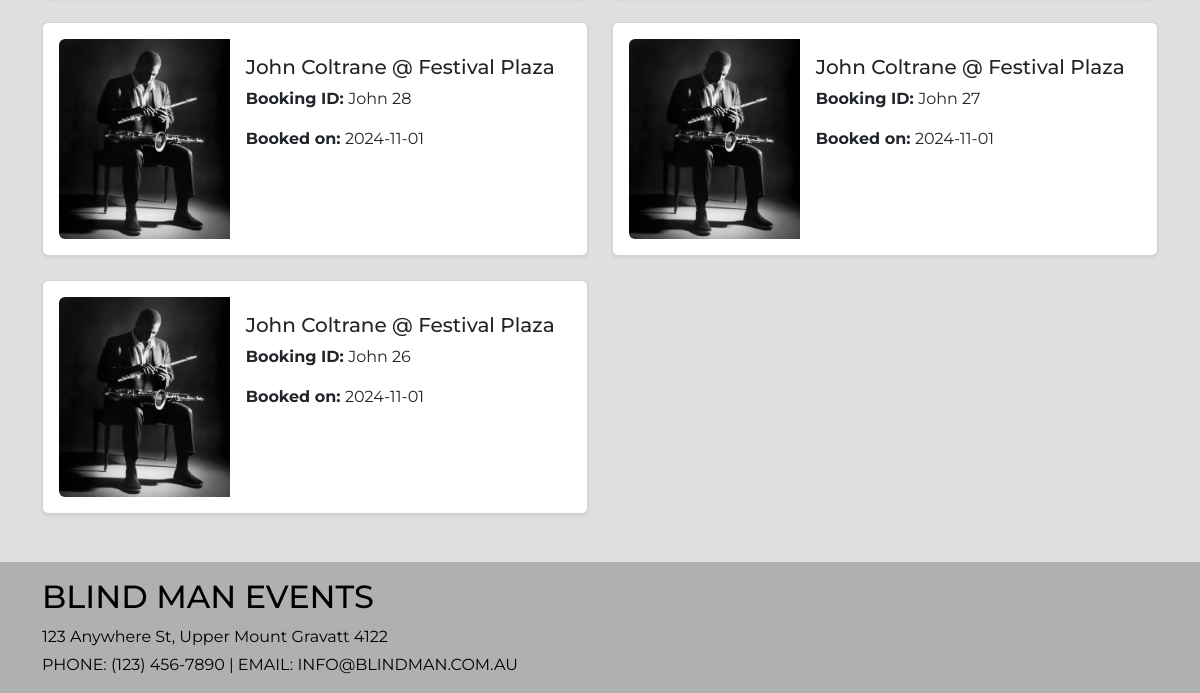
The page /profile (signed in, lower part) on the database as committed earlier.
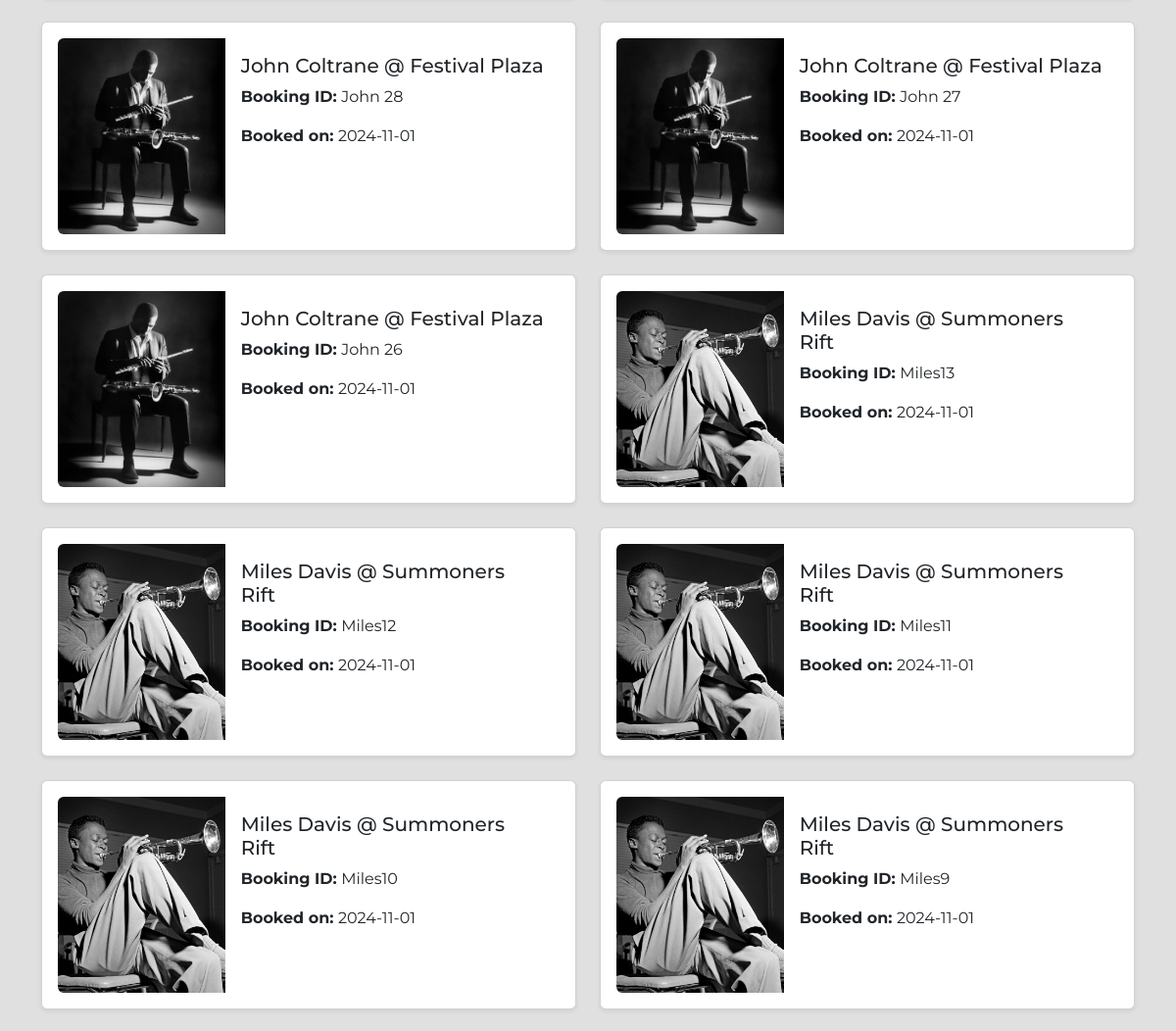
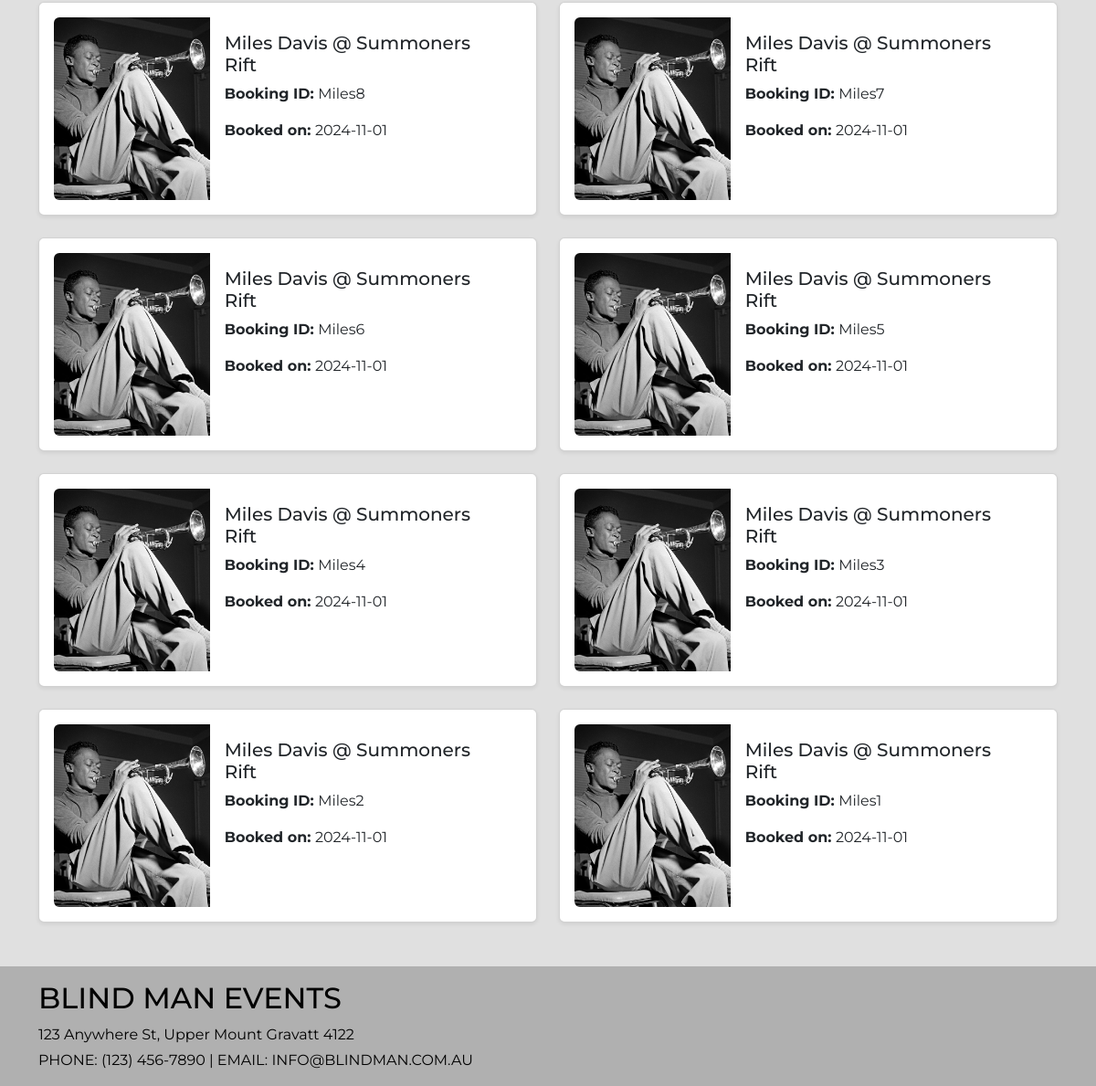
The same page on the database as committed later (2 pictures, top to bottom).
### music/models.py (models this page shows, shortened)
class PurchasedTicket(db.Model, UserMixin):
    __tablename__ = 'purchased_tickets'
    id = db.Column(db.Integer, primary_key=True)  # Primary key for each purchased ticket
    ticket_id = db.Column(db.String(100))  # Unique identifier for the ticket
    user_id = db.Column(db.Integer, db.ForeignKey('users.id'))  # ID of the user who purchased the ticket
    event_id = db.Column(db.Integer, db.ForeignKey('events.id'))  # ID of the event the ticket is for
    booked_on = db.Column(db.DateTime, default=datetime.now())  # Date and time the ticket was booked

class Event(db.Model):
    __tablename__ = 'events'
    id = db.Column(db.Integer, primary_key=True)  # Primary key for each event
    title = db.Column(db.String(80))  # Title of the event
    date = db.Column(db.String(80))  # Date of the event
    time = db.Column(db.String(80))  # Time of the event
    location = db.Column(db.String(100))  # Location of the event
    event_description = db.Column(db.String(200))  # Description of the event
    event_type = db.Column(db.String(20))  # Type of event (e.g., concert, festival)
    image = db.Column(db.String(400))  # Image URL or path for the event
    tickets_remaining = db.Column(db.Integer)  # Number of tickets remaining for the event
    status = db.Column(db.String(20))  # Status of the event (e.g., Open, Sold Out, Cancelled)
    ticket_price = db.Column(db.Integer)  # Price per ticket for the event
    organizer_id = db.Column(db.Integer, db.ForeignKey('users.id'))  # ID of the user who organized the event
    comments = db.relationship('Comment', backref='event')  # Relationship to comments on the event
    booking_history = db.relationship('PurchasedTicket', backref='event')  # Relationship to purchased tickets for the event

### music/views.py (the view)
@mainbp.route('/profile')
@login_required
def profile():
    user = db.session.get(User, current_user.id)
    booked_events = db.session.scalars(db.select(PurchasedTicket).where(PurchasedTicket.user_id==current_user.id)).all()
    return render_template('events/profile.html', user=user, booked_events=booked_events)

### music/templates/events/profile.html (shortened to what this page needs)
{% extends 'base.html' %}
{% block content %}
<main class="container my-5">
  {% if current_user.is_authenticated %}
    <section class="mb-5">
      <div class="row g-4">
        {% for booked_event in booked_events %}
        <div class="col-md-6">
          <div class="card shadow-sm p-3">
            <div class="row g-0">
              <div class="col-md-4">
                <img src="{{ booked_event.event.image }}" class="img-fluid rounded-start" alt="Miles Davis Event">
              </div>
              <div class="col-md-8">
                <div class="card-body">
                  <h5 class="card-title">{{ booked_event.event.title }}</h5>
                  <p class="card-text"><strong>Booking ID: </strong>{{ booked_event.ticket_id }}</p>
                  <p class="card-text"><strong>Booked on: </strong>{{ booked_event.booked_on.strftime('%Y-%m-%d') }}</p>
                </div>
              </div>
            </div>
          </div>
        </div>
        {% endfor %}
      </div>
    </section>
  {% endif %}
</main>
{% endblock %}

### music/templates/base.html (shortened to what this page needs)
<!DOCTYPE html>
<html lang="en">
  <head>
    <link
      href="https://cdn.jsdelivr.net/npm/bootstrap@5.3.2/dist/css/bootstrap.min.css"
      rel="stylesheet"
    />
    <link rel="stylesheet" href="{{ url_for('static', filename='css/mystyle.css') }}">
  </head>
  <body>
    {% block content %} {% endblock %}
    <footer class="footer text-black py-3 mt-4">
      <div class="container text-start">
        <h2 class="mb-2">BLIND MAN EVENTS</h2>
        <p class="mb-1">123 Anywhere St, Upper Mount Gravatt 4122</p>
        <p class="mb-0">PHONE: (123) 456-7890 | EMAIL: INFO@BLINDMAN.COM.AU</p>
      </div>
    </footer>
  </body>
</html>

### music/static/css/mystyle.css (style rules this page uses)
body { font-family: 'Montserrat', sans-serif; background-color: #e0e0e0; color: #000; }
main.container { flex: 1; }
.footer { background-color: #b0b0b0; color: #000 !important; padding: 20px; text-align: left; width: 100%; position: relative; }
.card img { width: 100%; height: 200px; object-fit: cover; }

Rows that differ between the two databases and show on the page:
added PurchasedTicket: event.image (picture), event "Miles Davis @ Summoners Rift", ticket_id "Miles13", booked_on "2024-11-01"
added PurchasedTicket: event.image (picture), event "Miles Davis @ Summoners Rift", ticket_id "Miles12", booked_on "2024-11-01"
added PurchasedTicket: event.image (picture), event "Miles Davis @ Summoners Rift", ticket_id "Miles11", booked_on "2024-11-01"
added PurchasedTicket: event.image (picture), event "Miles Davis @ Summoners Rift", ticket_id "Miles10", booked_on "2024-11-01"
added PurchasedTicket: event.image (picture), event "Miles Davis @ Summoners Rift", ticket_id "Miles9", booked_on "2024-11-01"
added PurchasedTicket: event.image (picture), event "Miles Davis @ Summoners Rift", ticket_id "Miles8", booked_on "2024-11-01"
added PurchasedTicket: event.image (picture), event "Miles Davis @ Summoners Rift", ticket_id "Miles7", booked_on "2024-11-01"
added PurchasedTicket: event.image (picture), event "Miles Davis @ Summoners Rift", ticket_id "Miles6", booked_on "2024-11-01"
added PurchasedTicket: event.image (picture), event "Miles Davis @ Summoners Rift", ticket_id "Miles5", booked_on "2024-11-01"
added PurchasedTicket: event.image (picture), event "Miles Davis @ Summoners Rift", ticket_id "Miles4", booked_on "2024-11-01"
added PurchasedTicket: event.image (picture), event "Miles Davis @ Summoners Rift", ticket_id "Miles3", booked_on "2024-11-01"
added PurchasedTicket: event.image (picture), event "Miles Davis @ Summoners Rift", ticket_id "Miles2", booked_on "2024-11-01"
added PurchasedTicket: event.image (picture), event "Miles Davis @ Summoners Rift", ticket_id "Miles1", booked_on "2024-11-01"
